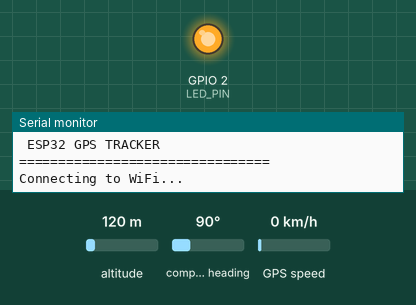
A sketch run on a simulated ESP32. Shown: output pins drawn as LEDs (lit = HIGH), the last lines printed to the serial monitor. The inputs (shaded band) are chosen by the test bench; at power-on: altitude 120 m, compass heading 90°, GPS speed 0 km/h. WiFi joins after 1.5 s; servers stay silent unless stated; uploads are accepted with an empty reply; the GPS gets a fix after 3 s at 37.7749, -122.4194 with 8 satellites.

Above: at 0.1 s.
At 0.6 s:
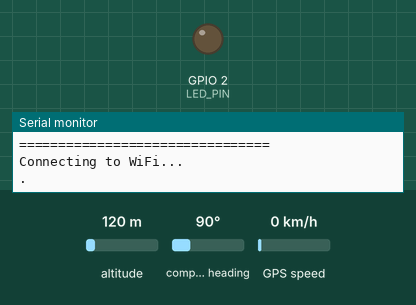
Timing chart, 0 to 2.5 s (numbered marks = the images above):
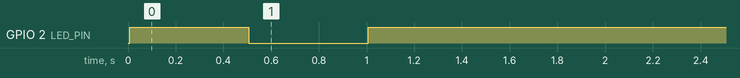

The sketch:

ESP32_GPS_Tracker.ino
```cpp
#include <WiFi.h>
#include <HTTPClient.h>
#include <TinyGPSPlus.h>

TinyGPSPlus gps;

// GPS UART
HardwareSerial gpsSerial(2);

// WiFi
const char* ssid = "AndroidAP";
const char* password = "12345678";

// PHP API
const char* serverURL = "http://10.39.183.140/gps_tracker/api/save.php";

// Device ID
const char* deviceCode = "ESP32-001";

// Built-in LED
#define LED_PIN 2

unsigned long lastSend = 0;
const unsigned long sendInterval = 5000;

void setup()
{
    Serial.begin(115200);

    pinMode(LED_PIN, OUTPUT);

    digitalWrite(LED_PIN, LOW);

    gpsSerial.begin(9600, SERIAL_8N1, 16, 17);

    Serial.println();
    Serial.println("================================");
    Serial.println(" ESP32 GPS TRACKER ");
    Serial.println("================================");

    connectWiFi();
}

void connectWiFi()
{
    Serial.println("Connecting to WiFi...");

    WiFi.begin(ssid, password);

    while (WiFi.status() != WL_CONNECTED)
    {
        digitalWrite(LED_PIN, !digitalRead(LED_PIN));
        delay(500);
        Serial.print(".");
    }

    digitalWrite(LED_PIN, HIGH);

    Serial.println();
    Serial.println("WiFi Connected!");

    Serial.print("ESP32 IP Address: ");
    Serial.println(WiFi.localIP());
}

void readGPS()
{
    while (gpsSerial.available())
    {
        gps.encode(gpsSerial.read());
    }
}

void printGPSInfo()
{
    Serial.println("--------------------------------");

    if (gps.location.isValid())
    {
        Serial.println("GPS FIX");

        Serial.print("Latitude : ");
        Serial.println(gps.location.lat(), 6);

        Serial.print("Longitude: ");
        Serial.println(gps.location.lng(), 6);

        Serial.print("Satellites: ");
        Serial.println(gps.satellites.value());

        Serial.print("Speed (km/h): ");
        Serial.println(gps.speed.kmph());

        Serial.print("Altitude (m): ");
        Serial.println(gps.altitude.meters());

        Serial.print("HDOP: ");
        Serial.println(gps.hdop.hdop());
    }
    else
    {
        Serial.println("Waiting for GPS Fix...");
        Serial.print("Satellites: ");
        Serial.println(gps.satellites.value());
    }

    Serial.println("--------------------------------");
}

void sendGPS()
{
    if (WiFi.status() != WL_CONNECTED)
    {
        Serial.println("WiFi Disconnected!");
        connectWiFi();
        return;
    }

    if (!gps.location.isValid())
    {
        Serial.println("No GPS Fix. Data not sent.");
        return;
    }

    HTTPClient http;

    http.begin(serverURL);
    http.addHeader("Content-Type", "application/x-www-form-urlencoded");

    String postData = "";

    postData += "device_code=" + String(deviceCode);
    postData += "&latitude=" + String(gps.location.lat(), 6);
    postData += "&longitude=" + String(gps.location.lng(), 6);
    postData += "&altitude=" + String(gps.altitude.meters(), 2);
    postData += "&speed=" + String(gps.speed.kmph(), 2);
    postData += "&satellites=" + String(gps.satellites.value());
    postData += "&gps_status=";

    if (gps.location.isValid())
        postData += "GPS FIX";
    else
        postData += "NO FIX";

    Serial.println();
    Serial.println("================================");
    Serial.println("Sending GPS Data...");
    Serial.println(postData);

    int httpResponseCode = http.POST(postData);

    Serial.print("HTTP Response Code: ");
    Serial.println(httpResponseCode);

    if (httpResponseCode > 0)
    {
        String response = http.getString();

        Serial.println("Server Response:");
        Serial.println(response);
    }
    else
    {
        Serial.print("POST Failed. Error: ");
        Serial.println(http.errorToString(httpResponseCode));
    }

    http.end();

    Serial.println("================================");
}

void loop()
{
    readGPS();

    static unsigned long lastPrint = 0;

    if (millis() - lastPrint >= 1000)
    {
        lastPrint = millis();

        printGPSInfo();
    }

    if (millis() - lastSend >= sendInterval)
    {
        lastSend = millis();

        sendGPS();
    }
}
```
